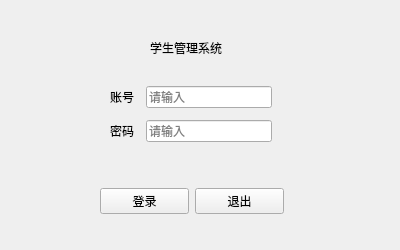
<?xml version="1.0" encoding="UTF-8"?>
<ui version="4.0">
 <class>page_login</class>
 <widget class="QWidget" name="page_login">
  <property name="geometry">
   <rect>
    <x>0</x>
    <y>0</y>
    <width>400</width>
    <height>250</height>
   </rect>
  </property>
  <property name="minimumSize">
   <size>
    <width>400</width>
    <height>250</height>
   </size>
  </property>
  <property name="maximumSize">
   <size>
    <width>400</width>
    <height>250</height>
   </size>
  </property>
  <property name="windowTitle">
   <string>登录</string>
  </property>
  <property name="windowIcon">
   <iconset resource="res.qrc">
    <normaloff>:/login.jpg</normaloff>:/login.jpg</iconset>
  </property>
  <property name="toolTip">
   <string>这是登录窗口</string>
  </property>
  <widget class="QLabel" name="label_2">
   <property name="geometry">
    <rect>
     <x>150</x>
     <y>40</y>
     <width>81</width>
     <height>16</height>
    </rect>
   </property>
   <property name="maximumSize">
    <size>
     <width>100</width>
     <height>40</height>
    </size>
   </property>
   <property name="text">
    <string>学生管理系统</string>
   </property>
  </widget>
  <widget class="QWidget" name="widget" native="true">
   <property name="geometry">
    <rect>
     <x>100</x>
     <y>180</y>
     <width>184</width>
     <height>42</height>
    </rect>
   </property>
   <layout class="QGridLayout" name="gridLayout">
    <item row="0" column="0">
     <widget class="QPushButton" name="bin_login">
      <property name="text">
       <string>登录</string>
      </property>
     </widget>
    </item>
    <item row="0" column="1">
     <widget class="QPushButton" name="bin_exit">
      <property name="text">
       <string>退出</string>
      </property>
     </widget>
    </item>
   </layout>
  </widget>
  <widget class="QWidget" name="widget_2" native="true">
   <property name="geometry">
    <rect>
     <x>110</x>
     <y>80</y>
     <width>162</width>
     <height>70</height>
    </rect>
   </property>
   <layout class="QGridLayout" name="gridLayout_2">
    <item row="0" column="0" colspan="2">
     <widget class="QLabel" name="label_3">
      <property name="text">
       <string>账号</string>
      </property>
     </widget>
    </item>
    <item row="0" column="2">
     <widget class="QLineEdit" name="lineEdit_2">
      <property name="maxLength">
       <number>8</number>
      </property>
      <property name="placeholderText">
       <string>请输入</string>
      </property>
     </widget>
    </item>
    <item row="1" column="0">
     <widget class="QLabel" name="label">
      <property name="text">
       <string>密码</string>
      </property>
     </widget>
    </item>
    <item row="1" column="2">
     <widget class="QLineEdit" name="lineEdit">
      <property name="placeholderText">
       <string>请输入</string>
      </property>
     </widget>
    </item>
   </layout>
  </widget>
 </widget>
 <resources>
  <include location="res.qrc"/>
 </resources>
 <connections/>
</ui>
